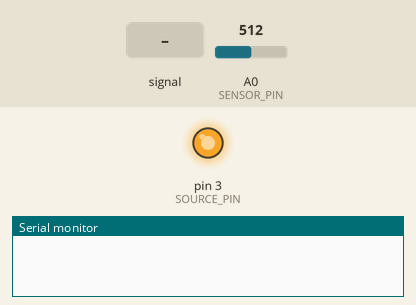
Simulated run of this sketch. Board: Arduino Uno, built with avr-gcc and run on an emulated ATmega328P. Shown: output pins drawn as LEDs (lit = HIGH), the last lines printed to the serial monitor. The inputs (shaded band) are chosen by the test bench; at power-on: A0 (SENSOR_PIN) = 512.

Above: at 0.16 s.
At 1.2 s:
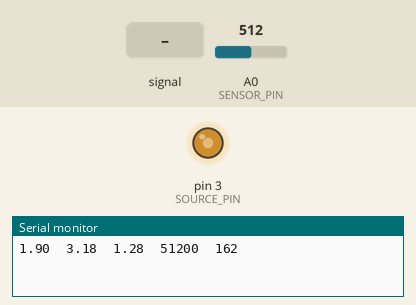
1.3 s: A0 (SENSOR_PIN) set to 306
4.3 s: A0 (SENSOR_PIN) fed a 200 Hz sine of ±81 counts around its level
7.3 s: A0 (SENSOR_PIN) fed a 2 Hz sine of ±306 counts around its level
10.3 s: A0 (SENSOR_PIN) set to 245
Timing chart, 0 to 14.3 s (numbered marks = the images above; inputs shaded):
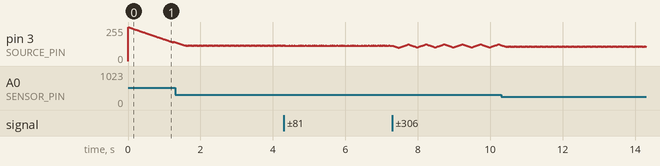

The sketch:

sketch-08-anemometer-cc.ino
```cpp
#define SENSOR_PIN  A0
#define SOURCE_PIN  3

#define THRESHOLD   1.50
#define SAMPLES     100

#define DELAY       1000

/*
 * The equation governing the wire behaviour is:
 * I^2 R0 (1 + C (Tw - Ta)) = (A + B v^n) (Tw - Ta),
 * where:
 *  I = the current passing the wire
 *  R0 = the wire initial resistance
 *    -> Rw = R0 (1 + C (Tw - Ta)) is the wire resistance
 *  C = wire thermal coeff
 *  Tw = wire temperature
 *  Ta = ambient temperature
 *  A, B, n = heat transfer constants, depend on material and
 *            wire geometry
 *  To improve measurement, let I be constant.
 *
 * Connection:
 *
 *	SOURCE_PIN <---[R]---+---[B]---| GND
 *						 |
 *					 SENSOR_PIN
 */

int voltage = 255;
long now, then;

void setup() {
  // put your setup code here, to run once:
  Serial.begin (9600);
  analogReference (INTERNAL);
  pinMode (SOURCE_PIN, OUTPUT);
  then = millis ();
}

void loop() {
  // put your main code here, to run repeatedly:
  int c;
  long u = 0;
  float uw = 0, us = 0, ur = 0;

  // Integrating the voltage across the wire
  for (c = 0; c < SAMPLES; c++)
    u += analogRead (SENSOR_PIN);

  uw = 0.0025 * u / SAMPLES;
  us = 0.0195 * voltage;
  ur = us - uw;

  // Simple feedback mechanism
  if (ur > THRESHOLD) {
    voltage --;
    if (voltage < 0) {
      voltage = 0;
    }
  }
  if (ur < THRESHOLD) {
    voltage ++;
    if (voltage > 255) {
      voltage = 255;
    }
  }
  analogWrite (SOURCE_PIN, voltage);

  // Delaying without 'delay' function.
  now = millis ();
  if (now - then > DELAY) {
    Serial.print (ur);
    Serial.print ("\t");
    Serial.print (us);
    Serial.print ("\t");
    Serial.print (uw);
    Serial.print ("\t");
    Serial.print (u);
    Serial.print ("\t");
    Serial.println (voltage);
    then = now;
  }
}
```
